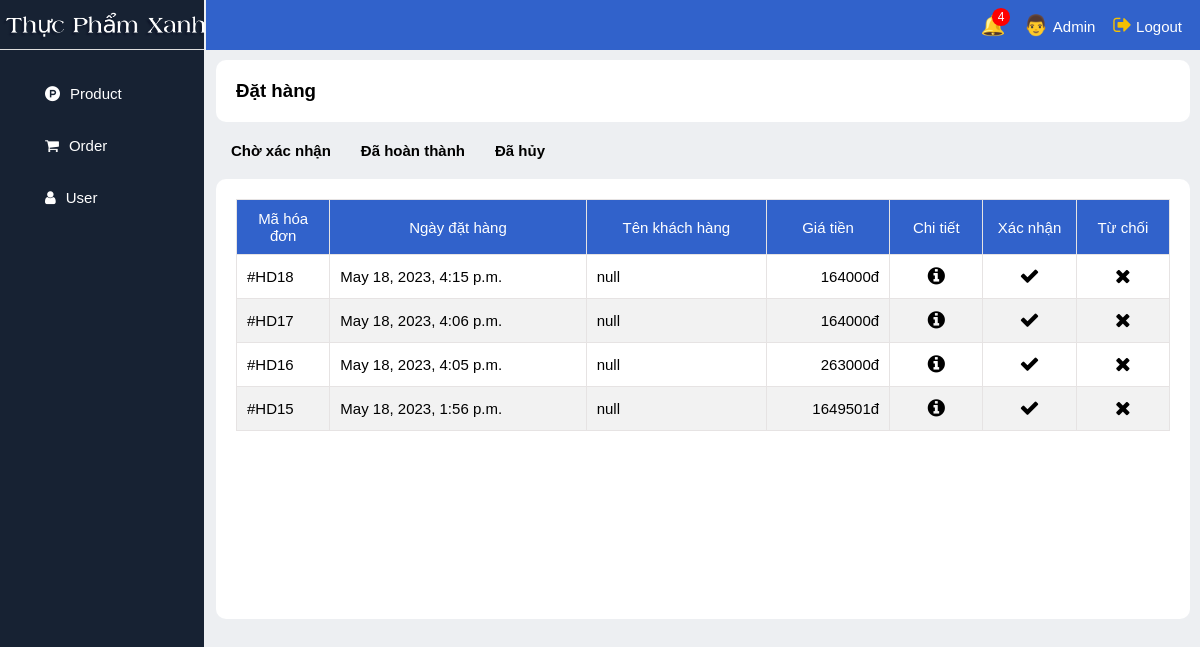
The app's page /admin_order/, older data.
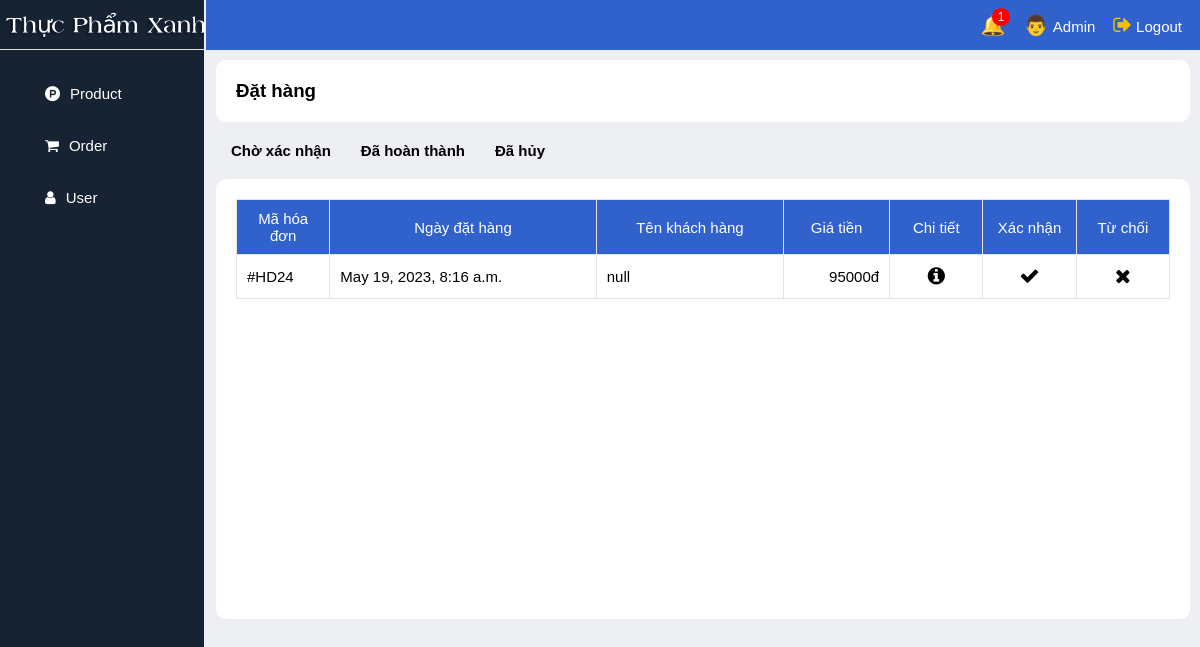
The same page, newer data.
### app_web/models.py (models this page shows)
class Order(models.Model):
    ORDER_STATUS_CHOICES = (
        ('pending', 'Chờ xử lý'),
        ('confirm', 'Đã xác nhận'),
        ('cancel', 'Đã hủy')
    )
    customer = models.ForeignKey(Customer, on_delete=models.CASCADE)
    name = models.CharField(max_length=255, default='null')
    phone = models.CharField(max_length=255, default='null')
    address = models.CharField(max_length=255, default='null')
    date = models.DateTimeField(auto_now_add=True)
    total = models.DecimalField(max_digits=10, decimal_places=0)
    status = models.CharField(max_length=20, choices=ORDER_STATUS_CHOICES)

### app_web/views.py (the view)
# urls.py: path('admin_order/', views.admin_order, name='admin_order'),
def admin_order(request):
    orders = Order.objects.filter(status='pending').order_by('-date')
    count = Order.objects.filter(status='pending').count()
    context = {
        'orders': orders,
        'count': count
    }
    return render(request, 'admin_order.html', context)

### app_web/templates/admin_order.html (shortened to what this page needs)
{% extends 'admin_base.html' %}
{% load static %}
{% block link_css %}
    <link rel="stylesheet" href="{% static 'css/admin_order.css' %}">
{% endblock %}
{% block content %}
<div class="title"><h3>Đặt hàng</h3></div>
<div class="container-option">
    <a href="/admin_order/">Chờ xác nhận</a>
    <a href="/admin_order_done/">Đã hoàn thành</a>
    <a href="/admin_order_cancel/">Đã hủy</a>
</div>
<div class="content">
    <div class="table">
        <table>
            <thead>
                <tr>
                    <th>Mã hóa đơn</th>
                    <th>Ngày đặt hàng</th>
                    <th>Tên khách hàng</th>
                    <th>Giá tiền</th>
                    <th>Chi tiết</th>
                    <th>Xác nhận</th>
                    <th>Từ chối</th>
                </tr>
            </thead>
            <tbody>
                {% for order in orders %}
                    <tr id="tr_{{order.id}}">
                        <td>#HD{{ order.id }}</td>
                        <td>{{ order.date }}</td>
                        <td>{{ order.name }}</td>
                        <td>{{ order.total }}đ</td>
                        <td><a onclick="showDetail({{order.id}}, '{{order.name}}', '{{order.address}}', '{{order.phone}}', '{{order.date}}', {{order.total}})"><i class="fa fa-info-circle"></i></a></td>
                        <td><a href="/confirm_order/{{order.id}}/"><i class="fa fa-check"></i></a></td>
                        <td><a href="/cancel_order/{{order.id}}/"><i class="fa fa-times"></i></a></td>
                    </tr>
                {% endfor %}
            </tbody>
        </table>
    </div>
</div>
{% endblock %}

### app_web/templates/admin_base.html (shortened to what this page needs)
{% load static %}
<!DOCTYPE html>
<html lang="en">
<head>
    <link rel="stylesheet" href="{% static 'css/admin_base.css' %}">
    <link rel="stylesheet" href="https://cdnjs.cloudflare.com/ajax/libs/font-awesome/4.7.0/css/font-awesome.min.css">
    {% block link_css %}
    {% endblock %}
</head>
<body>
    <section class="nav-section">
        <header style="cursor: pointer;" onclick="window.location.href='/admin_product/'">
            <img src="{% static 'image/logo.png' %}" alt="logo">
        </header>
        <nav>
            <div id="nav_product" onclick="window.location.href='/admin_product/'"><i class="fa fa-product-hunt"></i>Product</div>
            <div id="nav_order" onclick="window.location.href='/admin_order/'"><i class="fa fa-shopping-cart"></i>Order</div>
            <div id="nav_user" onclick="window.location.href='/admin_customer/'"><i class="fa fa-user"></i>User</div>
        </nav>
    </section>
    <section class="content-section">
        <header>
            <div class="notification">
                <span class="icon">🔔</span>
                <span class="badge" id="number_notifi">{{count}}</span>
            </div>
            <div class="user-info">
                <span class="user-avatar">👨</span>
                <span class="user-name">Admin</span>
            </div>
            <div class="logout" onclick="window.location.href = '/checklogout/'">
                <span class="icon"><i class="fa fa-sign-out"></i></span>
                <span class="text">Logout</span>
            </div>
        </header>
        {% block content %}
        {% endblock %}
    </section>
</body>
</html>

### app_web/static/css/admin_base.css (style rules this page uses)
* { margin: 0; padding: 0; box-sizing: border-box; }
body { display: flex; height: calc(100vh); background-color: rgba(213, 219, 226, 0.418); font-family: 'helvetica', Arial, sans-serif; }
.nav-section { width: 17%; height: 100%; background-color: #172233; margin-right: 2px; }
.nav-section header { display: flex; align-items: center; height: 50px; color: #ddd; margin-bottom: 10px; border-bottom: 1px solid #ddd; }
.nav-section nav { display: flex; flex-direction: column; padding: 10px; }
.nav-section nav div { padding: 15px 35px; color: white; font-size: 15px; font-weight: 500; margin-bottom: 5px; }
.nav-section nav div i { margin-right: 10px; }
.nav-section header { height: 50px; }
.nav-section header img { height: 80%; }
.content-section { width: 83%; height: 100%; }
.content-section header { display: flex; justify-content: flex-end; align-items: center; width: 100%; background-color: rgb(49, 98, 203); height: 50px; }
.content-section header div { margin-right: 18px; border-radius: 5px; cursor: pointer; }
.notification { position: relative; display: inline-block; }
.icon { font-size: 20px; }
.badge { position: absolute; top: -5px; right: -5px; background-color: red; color: white; padding: 2px 6px; border-radius: 50%; font-size: 12px; }
.user-avatar { font-size: 20px; }
.user-name { color: white; font-size: 15px; font-weight: 100; }
.logout { color: white; font-size: 15px; font-weight: 100; }
.logout i { color: #f3bf04; font-size: 20px; }
.table { scrollbar-color: #888 #f1f1f1; scrollbar-width: thin; }

### app_web/static/css/admin_order.css (style rules this page uses)
.content-section .title { margin: 10px 10px 10px 10px; padding: 20px; background-color: white; border-radius: 10px; }
.content-section .content { margin: 10px 10px 10px 10px; padding: 20px; background-color: white; border-radius: 10px; }
.container-option { display: flex; justify-content: start; margin-left: 10px; }
.container-option a { padding: 5px; margin: 5px 10px 5px 10px; text-decoration: none; color: black; font-size: 15px; font-weight: 700; position: relative; }
table, th, td { border: 1px solid rgb(230, 227, 227); border-collapse:collapse; padding: 10px; }
.table { display: block; width: 100%; height: 400px; overflow-y: auto; }
table { width: 100%; }
table thead th { position: sticky; top: 0; }
th { background-color: rgb(49, 98, 203); color: white; font-size: 15px; font-weight: 500; }
td { font-size: 15px; font-weight: 100; }
td:first-child { width: 10%; }
td:last-child, td:nth-last-child(2), td:nth-last-child(3) { text-align: center; font-size: 20px; width: 10%; }
td:nth-last-child(4) { text-align: right; }
td a { text-decoration: none; color: black; }

Row changes from the older to the newer data that the page shows:
removed Order: id "18", date "May 18, 2023, 4:15 p.m.", name "null", total "164000"
removed Order: id "17", date "May 18, 2023, 4:06 p.m.", name "null", total "164000"
removed Order: id "16", date "May 18, 2023, 4:05 p.m.", name "null", total "263000"
removed Order: id "15", date "May 18, 2023, 1:56 p.m.", name "null", total "1649501"
added Order: id "24", date "May 19, 2023, 8:16 a.m.", name "null", total "95000"
Text that changed along with them:
{{ count }}: "4" → "1"
